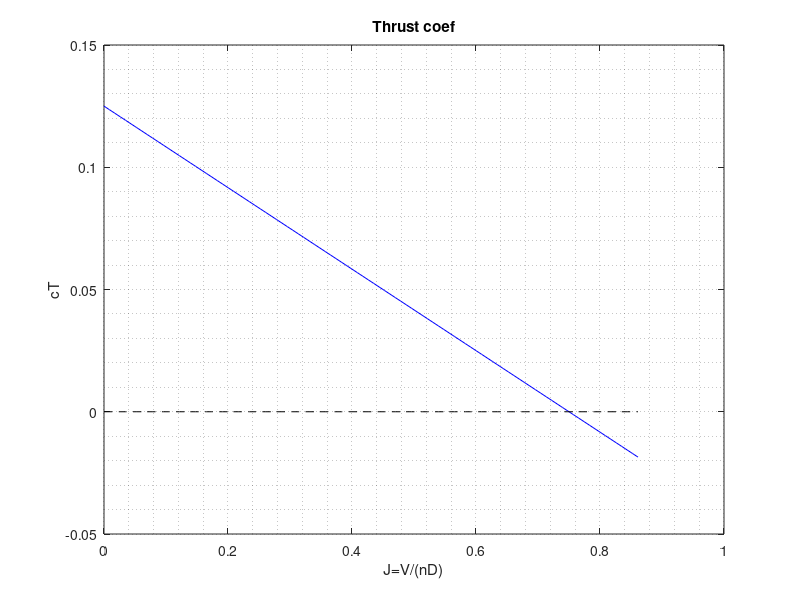
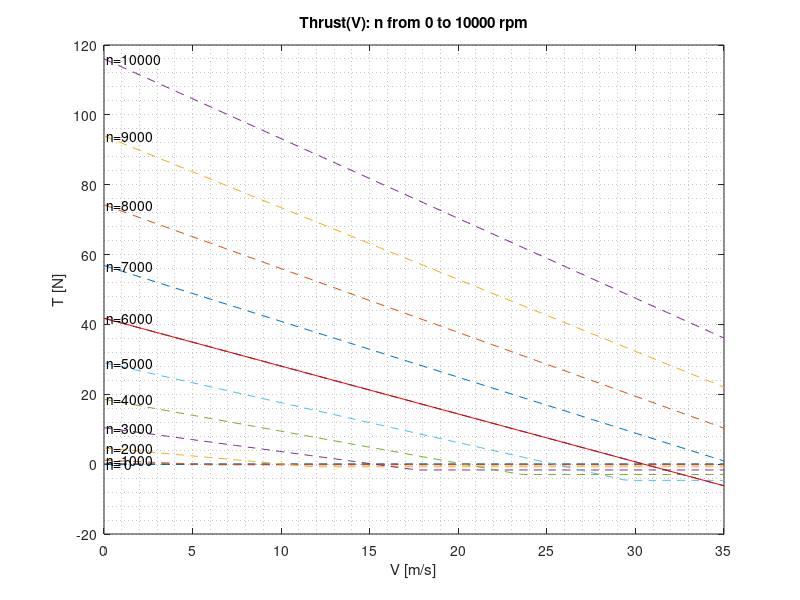
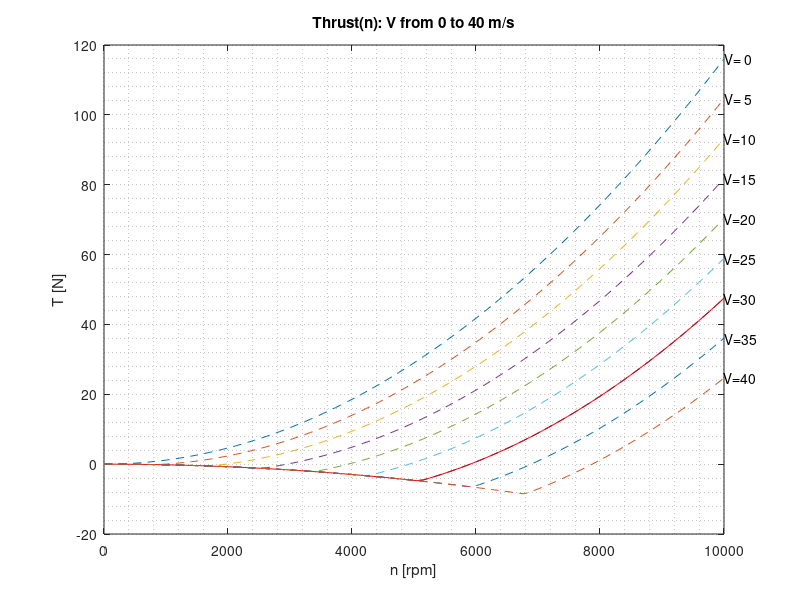
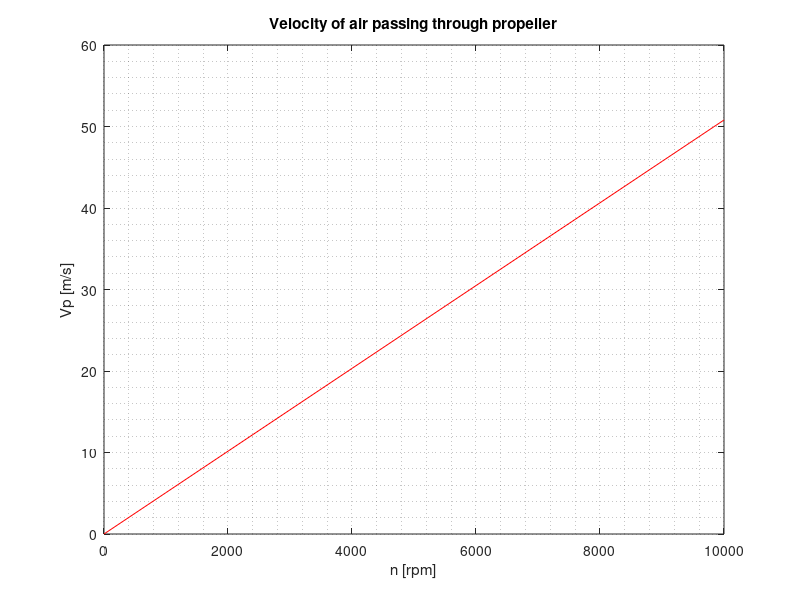

MATLAB code for these plots, in order:
%%% Prop thrust model - linear %%%

clear all;
close all;
clc;

a1 = -0.05/0.3;
a0 = 0.125;
mincT = -0.02;
rho = 1.225; % [kg/m^3]
D = 0.0254*16; % in to [m]

cT = @(V,n) max(a1*(V./(n*D)) + a0, mincT);
T = @(V,n) cT(V,n)*rho.*(n.^2)*D^4;
%T = @(V,n) (a1*V + a0.*n*D).*n*D^3*rho;

n = 6000/60; % rpm to [rps]
V = linspace(0, 35, 100);

figure(1)
plot(V/(n*D), cT(V,n), 'b');
grid minor;
hold on;
plot(V/(n*D), V*0, 'k--');
xlabel('J=V/(nD)');
ylabel('cT');
title('Thrust coef');

figure(2)
plot(V, T(V,n), 'r');
grid minor;
hold on;
plot(V, V*0, 'k--');
xlabel('V [m/s]');
ylabel('T [N]');
title('Thrust(V): n from 0 to 10000 rpm');
ns = [0:1000:10000]/60;
for i=1:length(ns)
    Ts = T(V,ns(i));
    plot(V, Ts, '--');
    text(V(1), Ts(1), sprintf(' n=%2.0f',ns(i)*60));
end

figure(3)
n = linspace(0, 10000, 100)/60;
V = 30;
Vs = 0:5:40;
plot(n*60, T(V,n), 'r');
grid minor;
hold on;
xlabel('n [rpm]');
ylabel('T [N]');
title('Thrust(n): V from 0 to 40 m/s');
for i=1:length(Vs)
    Ts = T(Vs(i),n);
    plot(n*60, Ts, '--');
    text(n(end)*60, Ts(end), sprintf('V=%2.0f',Vs(i)));
end

figure(4)
ns = [0:1000:10000]/60;
Vs = -a0*ns*D/a1;
plot(ns*60, Vs, 'r');
grid minor;
xlabel('n [rpm]');
ylabel('Vp [m/s]');
title('Velocity of air passing through propeller');

% omgs = (2*pi)*ns; % to rad/s
% Vs = omgs*D/2;
% hold on;
% plot(ns*60, Vs, 'r--'); % velocity of the propeller tip





